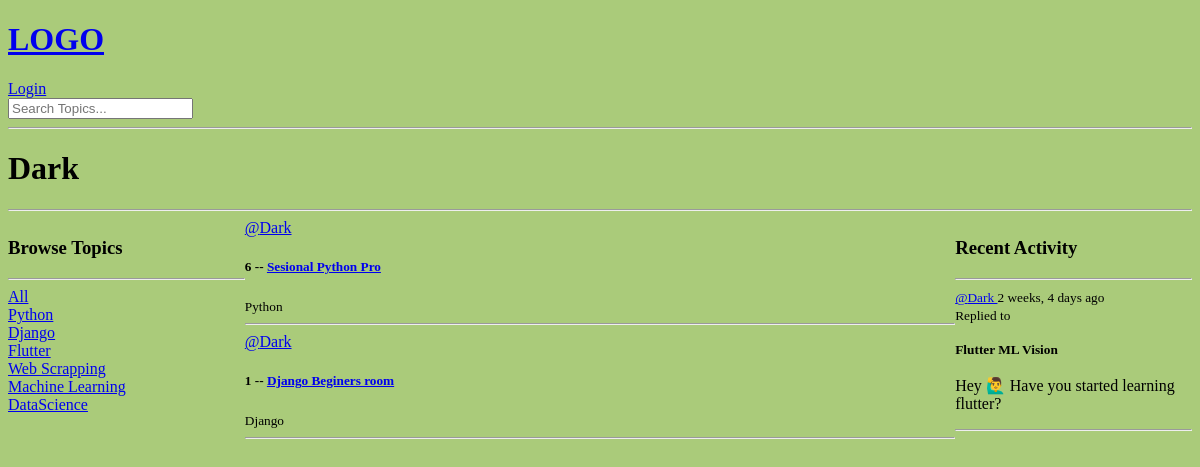
/profile/1/, run on an earlier commit of the app's database.
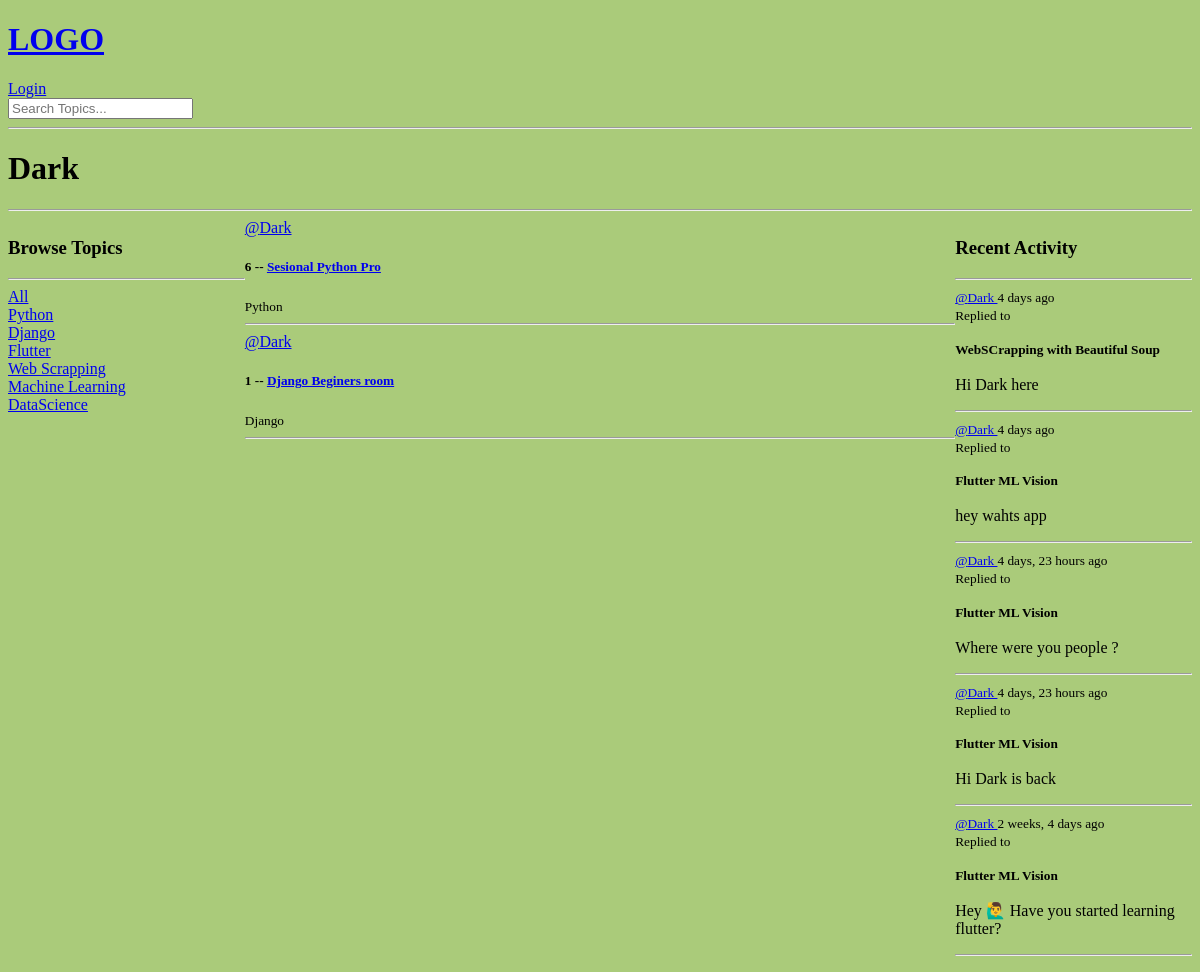
And on a later commit of the database.
### base/models.py (models this page shows, shortened)
class Topic(models.Model):
    name = models.CharField(max_length=120)

class Room(models.Model):
    host = models.ForeignKey(User, on_delete=models.SET_NULL, null=True)
    topic = models.ForeignKey(Topic, on_delete=models.SET_NULL, null=True)
    name = models.CharField(max_length=120)
    description = models.TextField(null=True, blank=True)
    participants = models.ManyToManyField(
        User, related_name='participants', blank=True)
    update = models.DateTimeField(auto_now=True)
    created = models.DateTimeField(auto_now_add=True)
    def __str__(self):
        return self.name
    class Meta:
        ordering = ['-update', '-created']

class Message(models.Model):
    user = models.ForeignKey(User, on_delete=models.CASCADE)
    room = models.ForeignKey(Room, on_delete=models.CASCADE)
    body = models.TextField()
    update = models.DateTimeField(auto_now=True)
    created = models.DateTimeField(auto_now_add=True)
    def __str__(self):
        return self.body
    class Meta:
        ordering = ['-update', '-created']

### base/views.py (the view)
# urls.py: path('profile/<str:pk>/', views.user_profile , name = 'user-profile'),
def user_profile(request , pk):
    user = User.objects.get(id = pk)
    rooms = user.room_set.all()
    topics = Topic.objects.all()
    room_messages = user.message_set.all()
    context = {'user':user, 'room_messages':room_messages, 'rooms': rooms, 'topics': topics}
    return render(request , 'base/profile.html' , context)

### base/templates/base/profile.html (shortened to what this page needs)
{% extends 'main.html' %}
{% block content %}
    <h1>{{user.username}}</h1>
    <hr>
    <div class="user-profile-container">
        <div>
            {%include 'base/topics_components.html' %}
        </div>
        <div>
            {%include 'base/room_components.html' %}
        </div>
        <div>
            {% include 'base/activity_components.html' %}
        </div>
    </div>
{% endblock content %}

### templates/main.html (shortened to what this page needs)
<!DOCTYPE html>
{% load static %}
<html lang="en">
<head>
    <link rel="stylesheet" type="text/css"  media="screen"  href="{% static 'styles/main.css' %}" >
</head>
<body>
    {% include 'navbar.html' %}
    {% block content %}
    {% endblock content%}
</body>
</html>

### templates/navbar.html
<a href="/">
    <h1>LOGO</h1>
</a>
{% if request.user.is_authenticated %}
<p>Hello {{request.user}} 😀</p>
<a href = "{% url 'logout' %}">Logout</a>
{% else %}
<a href="{% url 'login' %}">Login</a>
{% endif %}
<form method= 'GET' , action="{% url 'home' %}">
    <input type="text" name="q" placeholder="Search Topics...">
</form>
<hr>

### base/templates/base/topics_components.html
<h3>Browse Topics</h3>
<hr>
<div>
    <a href="{% url 'home' %}">All</a>
</div>
{% for topic in topics %}
<div>
    <a href="{% url 'home' %}?q={{topic.name}}">{{topic.name}}</a>
</div>
{%endfor %}

### base/templates/base/room_components.html (shortened to what this page needs)
<div>
    {% for room in rooms %}
    <div>
        <a href="{% url 'user-profile' room.host.id %}">@{{room.host.username}}</a>
        <br>
        <h5> {{room.id}} -- <a href="{% url 'room' room.id %}"> {{room.name}} </a> </h5>
        <small>{{room.topic.name}}</small>
        <hr>
    </div>
    {% endfor %}
</div>

### base/templates/base/activity_components.html (shortened to what this page needs)
<h3>Recent Activity</h3>
<hr>
{% for message in room_messages %}
<div>
    <small> <a href="{% url 'user-profile' message.user.id %}"> @{{message.user}} </a>       {{message.created|timesince}} ago</small>
    <br>
    <small>Replied to <h4>{{message.room}}</h4></small>
    <p>{{message}}</p>
    <hr>
</div>
{% endfor %}

### static/styles/main.css (style rules this page uses)
body { background-color: rgb(170, 203, 122); color: black; }

### base/templates/base/profile.html (style rules this page uses)
.user-profile-container { display: grid; grid-template-columns: 1fr 3fr 1fr; }

What changed in the data, as far as the page shows it:
added Message: user "Dark", created "4 days", room "WebSCrapping with Beautiful Soup", body "Hi Dark here"
added Message: user "Dark", created "4 days", room "Flutter ML Vision", body "hey wahts app"
added Message: user "Dark", created "4 days, 23 hours", room "Flutter ML Vision", body "Where were you people ?"
added Message: user "Dark", created "4 days, 23 hours", room "Flutter ML Vision", body "Hi Dark is back"
